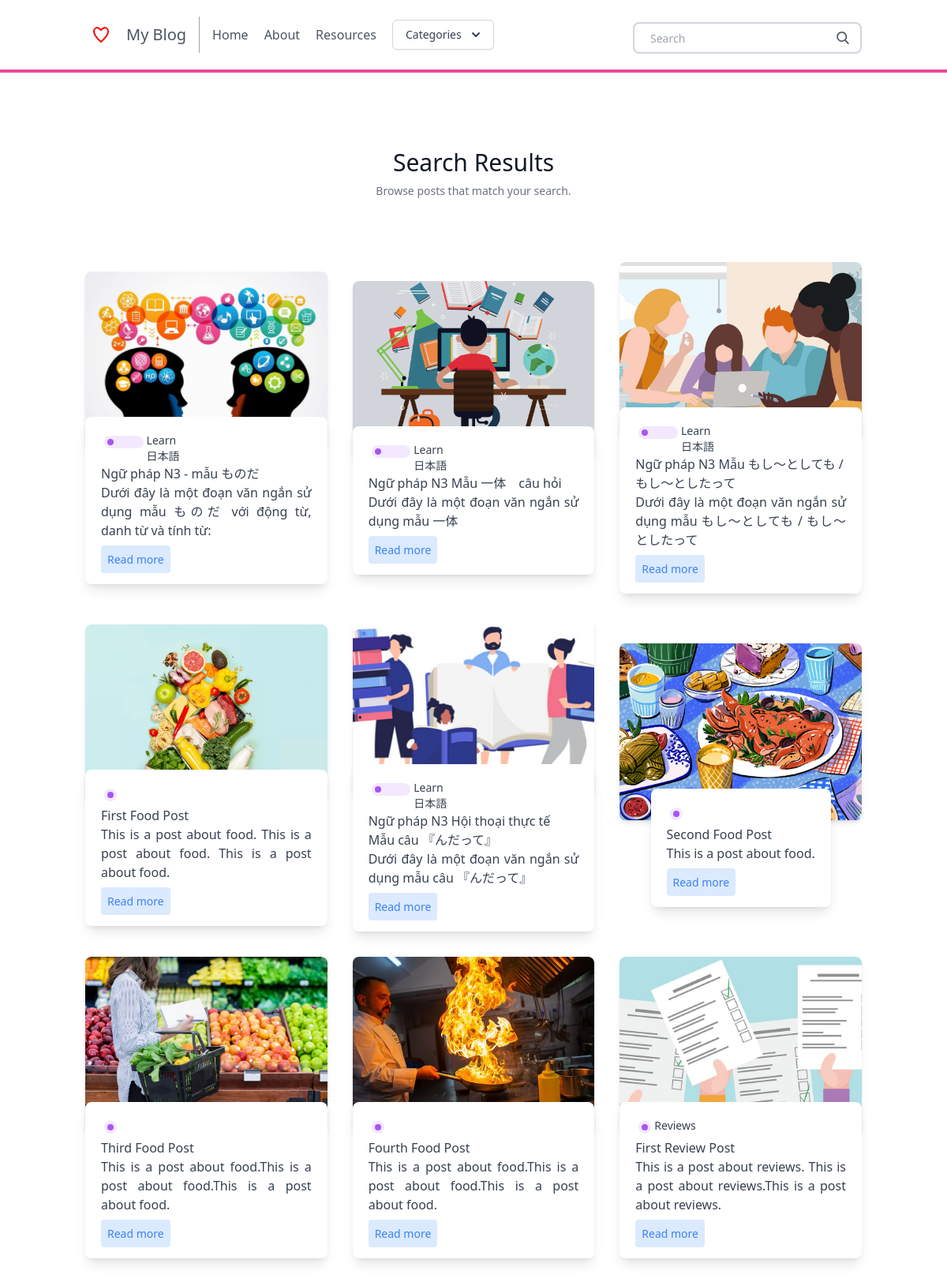
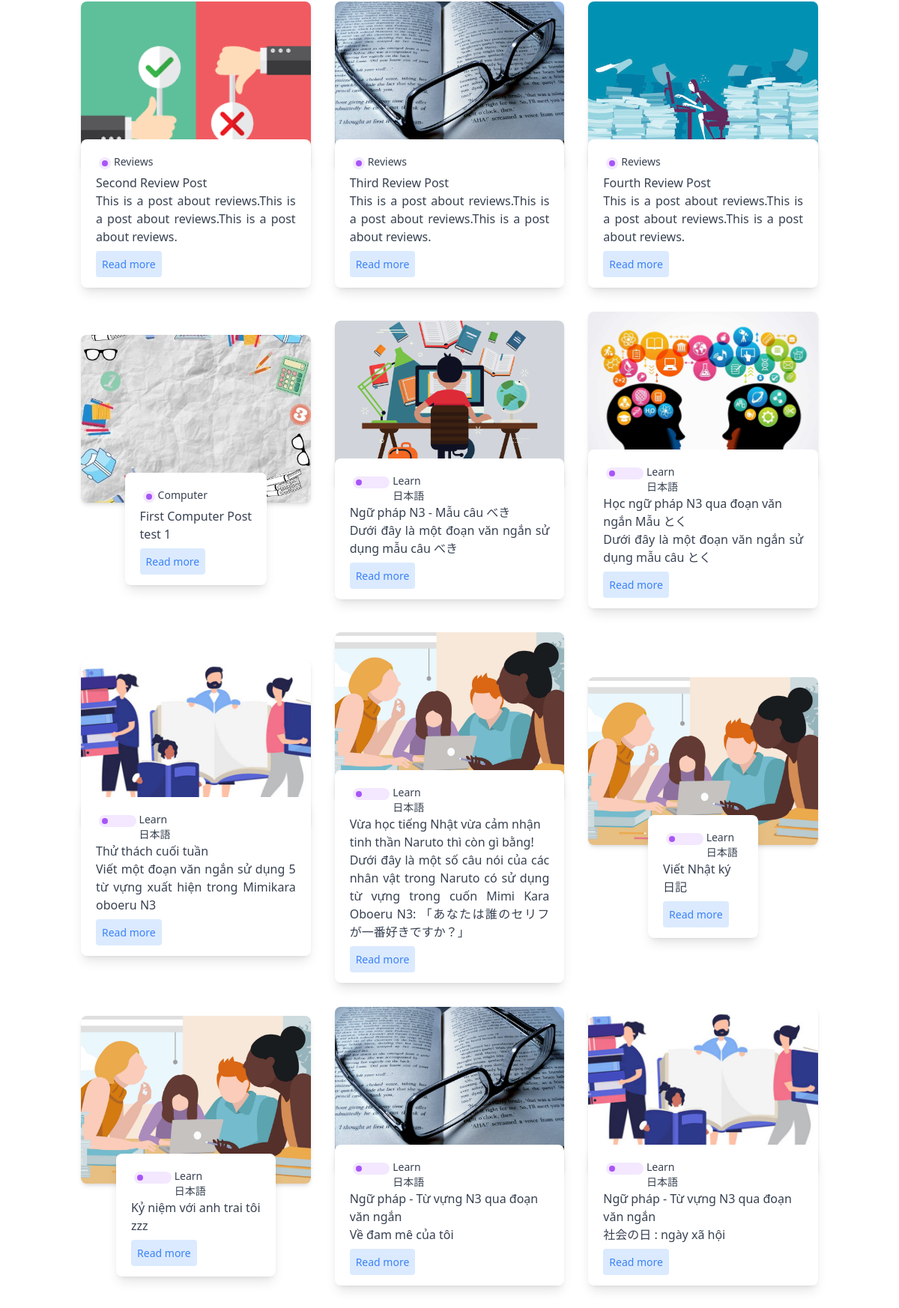
The app's page /search/ (upper part) with its own data (2 pictures, top to bottom).
### posts/models.py (models this page shows, shortened)
class Post(models.Model):
    title = models.CharField(max_length=100)
    slug = models.SlugField()
    overview = models.TextField()
    timestamp = models.DateTimeField(auto_now_add=True)
    content = models.TextField()
    author = models.ForeignKey(Author, on_delete=models.CASCADE)
    thumbnail = models.ImageField()
    categories = models.ManyToManyField(Category)
    featured = models.BooleanField()

class Category(models.Model):
    title = models.CharField(max_length=20)
    subtitle = models.CharField(max_length=20)
    slug = models.SlugField()
    thumbnail = models.ImageField()

### posts/views.py (the view)
# urls.py: path('search/', search, name = 'search'),
def search(request):
    queryset = Post.objects.all()
    query = request.GET.get('q')
    if query:
        queryset = queryset.filter(
            Q(title__icontains=query) |
            Q(overview__icontains=query)
        ).distinct()
    context = {
        'object_list': queryset
    }
    return render(request, 'search_bar.html', context)

### posts/templatetags/markdown_extras.py (called while the page is built)
@register.simple_tag
def get_categories():
    return Category.objects.all()[0:3]

### templates/search_bar.html
{% extends 'base.html' %}
{% block content %}
<section class="blog text-gray-700 body-font">
    <div class="container px-5 py-24 mx-auto">
      <div class="flex flex-wrap w-full mb-20 flex-col items-center text-center">
        <h1 class="sm:text-3xl text-2xl font-medium title-font mb-2 text-gray-900">
          Search Results</h1>
        <p class="text-sm text-gray-500">Browse posts that match your search.</p>
      </div>
      <div class="flex flex-wrap sm:-m-4 -mx-4 -mb-10 -mt-4">
        {% for obj in object_list %}
        <div class="p-4 md:w-1/3 md:mb-0 mb-6 flex flex-col justify-center items-center max-w-sm mx-auto">
          <div class="bg-gray-300 h-56 w-full rounded-lg shadow-md bg-cover bg-center" style="background-image: url('{{ obj.thumbnail.url }}')"></div>
          <div class=" w-70 bg-white -mt-10 shadow-lg rounded-lg overflow-hidden p-5">
            <div class="header-content inline-flex ">
              <div class="category-badge flex-1  h-4 w-4 m rounded-full m-1 bg-purple-100">
                <div class="h-2 w-2 rounded-full m-1 bg-purple-500 " ></div>
              </div>
              {% for category in obj.categories.all %}
              <div class="category-title flex-1 text-sm">
                {{ category.title }}
              </div>
              {% endfor %}
            </div>
              <div class="title-post font-medium">
              {{ obj.title }}
              </div>
              <div class="summary-post text-base text-justify">
                {{ obj.overview }}
              </div>
              <div class="mt-3">
              <a href="{% url 'post' obj.slug %}" class="bg-blue-100 text-blue-500 rounded p-2 text-sm ">
                Read more
              </a>
            </div>
          </div>
        </div>
        {% endfor %}
      </div>
    </div>
</section>
{% endblock %}

### records on screen
Post: thumbnail (picture), title "Ngữ pháp N3 - mẫu ものだ", overview "Dưới đây là một đoạn văn ngắn sử dụng mẫu ものだ với động từ, danh từ và tính từ:"
Category: title "Learn 日本語"
Post: thumbnail (picture), title "Ngữ pháp N3 Mẫu 一体 câu hỏi", overview "Dưới đây là một đoạn văn ngắn sử dụng mẫu 一体"
Post: thumbnail (picture), title "Ngữ pháp N3 Mẫu もし～としても / もし～としたって", overview "Dưới đây là một đoạn văn ngắn sử dụng mẫu もし～としても / もし～としたって"
Post: thumbnail (picture), title "First Food Post", overview "This is a post about food. This is a post about food. This is a post about food."
Post: thumbnail (picture), title "Ngữ pháp N3 Hội thoại thực tế Mẫu câu 『んだって』", overview "Dưới đây là một đoạn văn ngắn sử dụng mẫu câu 『んだって』"
Post: thumbnail (picture), title "Second Food Post", overview "This is a post about food."
Post: thumbnail (picture), title "Third Food Post", overview "This is a post about food.This is a post about food.This is a post about food."
Post: thumbnail (picture), title "Fourth Food Post", overview "This is a post about food.This is a post about food.This is a post about food."
Post: thumbnail (picture), title "First Review Post", overview "This is a post about reviews. This is a post about reviews.This is a post about reviews."
Category: title "Reviews"
Post: thumbnail (picture), title "Second Review Post", overview "This is a post about reviews.This is a post about reviews.This is a post about reviews."
Post: thumbnail (picture), title "Third Review Post", overview "This is a post about reviews.This is a post about reviews.This is a post about reviews."
Post: thumbnail (picture), title "Fourth Review Post", overview "This is a post about reviews.This is a post about reviews.This is a post about reviews."
Post: thumbnail (picture), title "First Computer Post", overview "test 1"
Category: title "Computer"
Post: thumbnail (picture), title "Ngữ pháp N3 - Mẫu câu べき", overview "Dưới đây là một đoạn văn ngắn sử dụng mẫu câu べき"
Post: thumbnail (picture), title "Học ngữ pháp N3 qua đoạn văn ngắn Mẫu とく", overview "Dưới đây là một đoạn văn ngắn sử dụng mẫu câu とく"
Post: thumbnail (picture), title "Thử thách cuối tuần", overview "Viết một đoạn văn ngắn sử dụng 5 từ vựng xuất hiện trong Mimikara oboeru N3"
Post: thumbnail (picture), title "Vừa học tiếng Nhật vừa cảm nhận tinh thần Naruto thì còn gì bằng!", overview "Dưới đây là một số câu nói của các nhân vật trong Naruto có sử dụng từ vựng trong cuốn Mimi Kara Oboeru N3: 「あなたは誰のセリフが一番好きですか？」"
Post: thumbnail (picture), title "Viết Nhật ký", overview "日記"
Post: thumbnail (picture), title "Kỷ niệm với anh trai tôi", overview "zzz"
Post: thumbnail (picture), title "Ngữ pháp - Từ vựng N3 qua đoạn văn ngắn", overview "Về đam mê của tôi"
Post: thumbnail (picture), title "Ngữ pháp - Từ vựng N3 qua đoạn văn ngắn", overview "社会の日 : ngày xã hội"
